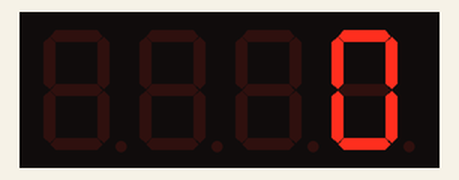
Simulated run of this sketch. Board: ESP8266 (NodeMCU). Parts: 4-digit seven-segment display. What the sketch prints to the serial monitor is not drawn.

Above: at 0.53 s.

The sketch:

reciever.ino
```cpp
#include <ESP8266WiFi.h>
#include <WiFiUdp.h>
#include <TM1637Display.h>

// Set AP credentials
#define AP_SSID "TheOtherESP"
#define AP_PASS "flashmeifyoucan"

#define CLK 14 //D5
#define DIO 12 //D6

///TM1637Display display(CLK, DIO);
TM1637Display display(CLK, DIO);

// UDP makes acces point
WiFiUDP UDP;
IPAddress local_IP(192,168,4,1);
IPAddress gateway(192,168,4,1);
IPAddress subnet(255,255,255,0);
#define UDP_PORT 4210

// UDP Buffer
char packetBuffer[255];

//important variables
bool check_in= false;
bool check_out= false;
long check_time= 0;
int aantal_mensen=0;
long Time=0;
String msg;
int conGate = 0;

void setup() {
  // Setup serial port
  Serial.begin(115200);
  Serial.println();

  // Begin Access Point
  Serial.println("Starting access point...");
  WiFi.softAPConfig(local_IP, gateway, subnet);
  WiFi.softAP(AP_SSID, AP_PASS);
  Serial.println(WiFi.localIP());

  // Begin listening to UDP port
  UDP.begin(UDP_PORT);
  Serial.print("Listening on UDP port ");
  Serial.println(UDP_PORT);

  display.setBrightness(0x0a);
  display.clear();
}

void loop() {
  Time = millis();
  readPacket();
  checkConnect();
  goIn("gate1", "gate2", "Room1");
  goOut("gate2", "gate1", "Room1");
}

String readPacket(){
  UDP.parsePacket();
  UDP.read(packetBuffer, 255);
  msg = String(packetBuffer);
  return msg;
}

void checkConnect(){
  if(readPacket() == "con"){
    conGate++;
    display.showNumberDec(conGate);
    Serial.println("conGate");
    Serial.println(conGate);
  }
  if(conGate == 0){
    Serial.println("zero");
    display.clear();
    delay(100);
    display.showNumberDec(0);
  }
}

void goIn(String D1, String D2, String roomID){
  //walk in the room
  if (readPacket() == D1){
    check_time= Time;
    check_in= true;
    while(Time<check_time+1200){
      // Receive packet
      Time = millis();
      //check second detector
      if(readPacket() == D2){
        Serial.println(roomID + " +1");
        check_out=true;
        delay(200);
      }
    }
  }
}

void goOut(String D1, String D2, String roomID){
   //walk out of the room
  //check second detector
  if (readPacket() == D1){
    check_time= Time;
    check_out= false;
    while(Time<check_time+1200){
      // Receive packet
      readPacket();
      Time = millis();
      //check first detector
      if(readPacket() == D2){
        Serial.println(roomID + " -1");
        check_in=false;
        delay(200);
      }
    }
  }
}
```
